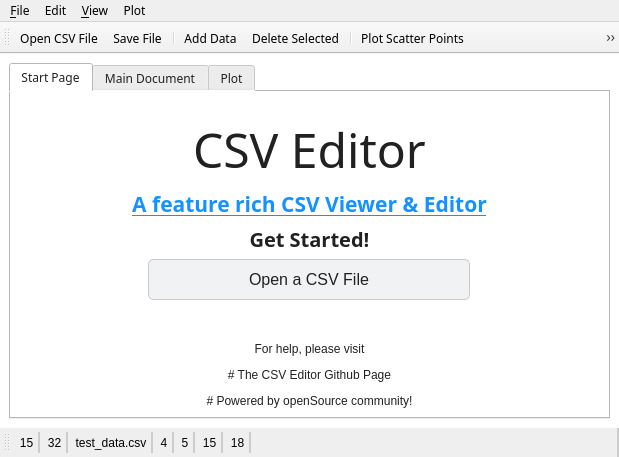
<?xml version="1.0" encoding="UTF-8"?>
<ui version="4.0">
 <class>MainWindow</class>
 <widget class="QMainWindow" name="MainWindow">
  <property name="geometry">
   <rect>
    <x>0</x>
    <y>0</y>
    <width>619</width>
    <height>457</height>
   </rect>
  </property>
  <property name="font">
   <font>
    <family>Google Sans</family>
   </font>
  </property>
  <property name="windowTitle">
   <string>CSV Editor</string>
  </property>
  <property name="windowIcon">
   <iconset>
    <normaloff>../icons/app_icon.png</normaloff>../icons/app_icon.png</iconset>
  </property>
  <property name="styleSheet">
   <string notr="true"/>
  </property>
  <widget class="QWidget" name="centralwidget">
   <property name="styleSheet">
    <string notr="true">QWidget{
background-color: rgb(255, 255, 255);
color: #212121;
}

QPushButton{
border-radius: 3px;
background-color: #f1f2f4;
padding: 5px;
border: 1px solid #cacaca;
box-shadow: 0 2px 5px 0 rgba(0,0,0,.26);
}

QLineEdit{
border-radius: 3px;
padding: 5px;
border: 1px solid #cacaca
}

QTableView::item{
padding: 7px;
font: 300 14px/18px Roboto,sans-serif;
}

QTableView::item:focus{
padding: 0;
}

QScrollBar{
background-color: #e5e5e5;
}



</string>
   </property>
   <layout class="QGridLayout" name="gridLayout">
    <item row="0" column="0">
     <widget class="QTabWidget" name="tabWidget">
      <property name="minimumSize">
       <size>
        <width>127</width>
        <height>0</height>
       </size>
      </property>
      <property name="focusPolicy">
       <enum>Qt::TabFocus</enum>
      </property>
      <property name="tabShape">
       <enum>QTabWidget::Rounded</enum>
      </property>
      <property name="currentIndex">
       <number>0</number>
      </property>
      <property name="movable">
       <bool>false</bool>
      </property>
      <property name="tabBarAutoHide">
       <bool>false</bool>
      </property>
      <widget class="QWidget" name="start_tab">
       <attribute name="title">
        <string>Start Page</string>
       </attribute>
       <attribute name="toolTip">
        <string>Welcome to CSV Editor's start page</string>
       </attribute>
       <layout class="QGridLayout" name="gridLayout_6">
        <item row="0" column="0">
         <layout class="QHBoxLayout" name="horizontalLayout_3">
          <item>
           <layout class="QVBoxLayout" name="verticalLayout_3">
            <item>
             <spacer name="verticalSpacer_2">
              <property name="orientation">
               <enum>Qt::Vertical</enum>
              </property>
              <property name="sizeHint" stdset="0">
               <size>
                <width>20</width>
                <height>20</height>
               </size>
              </property>
             </spacer>
            </item>
            <item alignment="Qt::AlignHCenter">
             <widget class="QLabel" name="label_left_main_title">
              <property name="sizePolicy">
               <sizepolicy hsizetype="Preferred" vsizetype="Preferred">
                <horstretch>0</horstretch>
                <verstretch>1</verstretch>
               </sizepolicy>
              </property>
              <property name="font">
               <font>
                <family>Google Sans</family>
                <pointsize>36</pointsize>
                <weight>50</weight>
                <bold>false</bold>
               </font>
              </property>
              <property name="autoFillBackground">
               <bool>false</bool>
              </property>
              <property name="styleSheet">
               <string notr="true"/>
              </property>
              <property name="text">
               <string>CSV Editor</string>
              </property>
              <property name="margin">
               <number>0</number>
              </property>
             </widget>
            </item>
            <item>
             <widget class="QLabel" name="label_left_sub_title">
              <property name="sizePolicy">
               <sizepolicy hsizetype="Preferred" vsizetype="Preferred">
                <horstretch>0</horstretch>
                <verstretch>1</verstretch>
               </sizepolicy>
              </property>
              <property name="font">
               <font>
                <family>Google Sans</family>
                <pointsize>16</pointsize>
                <weight>75</weight>
                <bold>true</bold>
                <underline>true</underline>
               </font>
              </property>
              <property name="styleSheet">
               <string notr="true">color:rgb(20,146,255);</string>
              </property>
              <property name="text">
               <string>A feature rich CSV Viewer &amp; Editor</string>
              </property>
              <property name="textFormat">
               <enum>Qt::AutoText</enum>
              </property>
              <property name="scaledContents">
               <bool>true</bool>
              </property>
              <property name="alignment">
               <set>Qt::AlignCenter</set>
              </property>
              <property name="wordWrap">
               <bool>true</bool>
              </property>
             </widget>
            </item>
            <item>
             <layout class="QVBoxLayout" name="verticalLayout" stretch="0,0">
              <item>
               <widget class="QLabel" name="label">
                <property name="sizePolicy">
                 <sizepolicy hsizetype="Preferred" vsizetype="Preferred">
                  <horstretch>0</horstretch>
                  <verstretch>1</verstretch>
                 </sizepolicy>
                </property>
                <property name="font">
                 <font>
                  <family>Google Sans</family>
                  <pointsize>15</pointsize>
                  <weight>75</weight>
                  <bold>true</bold>
                 </font>
                </property>
                <property name="text">
                 <string>Get Started!</string>
                </property>
                <property name="scaledContents">
                 <bool>true</bool>
                </property>
                <property name="alignment">
                 <set>Qt::AlignCenter</set>
                </property>
               </widget>
              </item>
              <item alignment="Qt::AlignHCenter">
               <widget class="QPushButton" name="btn_load_csv">
                <property name="sizePolicy">
                 <sizepolicy hsizetype="Maximum" vsizetype="Preferred">
                  <horstretch>2</horstretch>
                  <verstretch>2</verstretch>
                 </sizepolicy>
                </property>
                <property name="minimumSize">
                 <size>
                  <width>100</width>
                  <height>0</height>
                 </size>
                </property>
                <property name="font">
                 <font>
                  <pointsize>12</pointsize>
                  <weight>50</weight>
                  <bold>false</bold>
                 </font>
                </property>
                <property name="styleSheet">
                 <string notr="true">padding:10px;
border-radius:5px;
border-color: #cacaca;
width:300px;</string>
                </property>
                <property name="text">
                 <string>Open a CSV File</string>
                </property>
                <property name="icon">
                 <iconset>
                  <normaloff>../icons/app_icon_bw.png</normaloff>../icons/app_icon_bw.png</iconset>
                </property>
               </widget>
              </item>
             </layout>
            </item>
            <item>
             <spacer name="verticalSpacer">
              <property name="orientation">
               <enum>Qt::Vertical</enum>
              </property>
              <property name="sizeHint" stdset="0">
               <size>
                <width>20</width>
                <height>40</height>
               </size>
              </property>
             </spacer>
            </item>
            <item>
             <widget class="QLabel" name="label_2">
              <property name="text">
               <string>&lt;html&gt;&lt;head/&gt;&lt;body&gt;&lt;p align=&quot;center&quot;&gt;&lt;span style=&quot; font-size:9pt;&quot;&gt;For help, please visit&lt;/span&gt;&lt;/p&gt;&lt;p align=&quot;center&quot;&gt;&lt;span style=&quot; font-size:9pt;&quot;&gt;# The CSV Editor Github Page&lt;/span&gt;&lt;/p&gt;&lt;p align=&quot;center&quot;&gt;&lt;span style=&quot; font-size:9pt;&quot;&gt;# Powered by openSource community!&lt;/span&gt;&lt;/p&gt;&lt;/body&gt;&lt;/html&gt;</string>
              </property>
              <property name="alignment">
               <set>Qt::AlignBottom|Qt::AlignHCenter</set>
              </property>
              <property name="wordWrap">
               <bool>true</bool>
              </property>
             </widget>
            </item>
           </layout>
          </item>
         </layout>
        </item>
       </layout>
      </widget>
      <widget class="QWidget" name="main_document_tab">
       <property name="focusPolicy">
        <enum>Qt::NoFocus</enum>
       </property>
       <attribute name="title">
        <string>Main Document</string>
       </attribute>
       <layout class="QGridLayout" name="gridLayout_2">
        <item row="0" column="0">
         <widget class="QTableWidget" name="csv_data_table"/>
        </item>
       </layout>
      </widget>
      <widget class="QWidget" name="plot_tab">
       <attribute name="title">
        <string>Plot</string>
       </attribute>
       <layout class="QGridLayout" name="gridLayout_3" rowstretch="0,1">
        <item row="1" column="0">
         <layout class="QHBoxLayout" name="horizontalLayout">
          <property name="topMargin">
           <number>10</number>
          </property>
          <item>
           <layout class="QHBoxLayout" name="plot_frame_horizontal">
            <property name="topMargin">
             <number>0</number>
            </property>
           </layout>
          </item>
         </layout>
        </item>
        <item row="0" column="0">
         <layout class="QHBoxLayout" name="horizontalLayout_2" stretch="0,0,0,0,0,0,0">
          <property name="spacing">
           <number>6</number>
          </property>
          <property name="sizeConstraint">
           <enum>QLayout::SetFixedSize</enum>
          </property>
          <item>
           <widget class="QPushButton" name="btn_save_plot">
            <property name="toolTip">
             <string>The PNG file would have perfect plotting as opposed to maybe cramped plot here</string>
            </property>
            <property name="text">
             <string>Save Plot PNG</string>
            </property>
           </widget>
          </item>
          <item>
           <widget class="QPushButton" name="btn_close_plot">
            <property name="text">
             <string>Close Plot</string>
            </property>
           </widget>
          </item>
          <item>
           <spacer name="horizontalSpacer">
            <property name="orientation">
             <enum>Qt::Horizontal</enum>
            </property>
            <property name="sizeHint" stdset="0">
             <size>
              <width>40</width>
              <height>20</height>
             </size>
            </property>
           </spacer>
          </item>
          <item>
           <widget class="QLineEdit" name="input_plot_title">
            <property name="maxLength">
             <number>50</number>
            </property>
            <property name="placeholderText">
             <string>Plot Title</string>
            </property>
           </widget>
          </item>
          <item>
           <widget class="QPushButton" name="btn_set_plot_title">
            <property name="text">
             <string>Set Title</string>
            </property>
           </widget>
          </item>
          <item>
           <widget class="QRadioButton" name="radio_plot_xy">
            <property name="styleSheet">
             <string notr="true">QRadioButton{
padding:5px;
}</string>
            </property>
            <property name="text">
             <string>Plot (x,y)</string>
            </property>
            <property name="checked">
             <bool>true</bool>
            </property>
           </widget>
          </item>
          <item>
           <widget class="QRadioButton" name="radio_plot_yx">
            <property name="styleSheet">
             <string notr="true">QRadioButton{
padding:5px;
}</string>
            </property>
            <property name="text">
             <string>Plot (y,x)</string>
            </property>
           </widget>
          </item>
         </layout>
        </item>
       </layout>
      </widget>
     </widget>
    </item>
   </layout>
  </widget>
  <widget class="QMenuBar" name="menubar">
   <property name="geometry">
    <rect>
     <x>0</x>
     <y>0</y>
     <width>619</width>
     <height>21</height>
    </rect>
   </property>
   <widget class="QMenu" name="menuFile">
    <property name="title">
     <string>&amp;File</string>
    </property>
    <addaction name="action_load_file"/>
    <addaction name="action_close_file"/>
    <addaction name="separator"/>
    <addaction name="action_add_data"/>
    <addaction name="separator"/>
    <addaction name="action_save_file"/>
    <addaction name="action_save_plot_png"/>
    <addaction name="separator"/>
    <addaction name="action_exit"/>
   </widget>
   <widget class="QMenu" name="menuEdit">
    <property name="title">
     <string>Edit</string>
    </property>
    <addaction name="action_edit_data"/>
    <addaction name="action_delete_selected"/>
   </widget>
   <widget class="QMenu" name="menuPlot">
    <property name="title">
     <string>Plot</string>
    </property>
    <addaction name="action_plot_scatter_points"/>
    <addaction name="action_plot_scatter_points_lines"/>
    <addaction name="action_plot_lines"/>
   </widget>
   <widget class="QMenu" name="menu_View">
    <property name="title">
     <string>&amp;View</string>
    </property>
    <addaction name="action_column_layout"/>
   </widget>
   <addaction name="menuFile"/>
   <addaction name="menuEdit"/>
   <addaction name="menu_View"/>
   <addaction name="menuPlot"/>
  </widget>
  <widget class="QToolBar" name="toolBar">
   <property name="windowTitle">
    <string>toolBar</string>
   </property>
   <attribute name="toolBarArea">
    <enum>TopToolBarArea</enum>
   </attribute>
   <attribute name="toolBarBreak">
    <bool>false</bool>
   </attribute>
   <addaction name="action_toolbar_open_file"/>
   <addaction name="action_toolbar_save_file"/>
   <addaction name="separator"/>
   <addaction name="action_toolbar_add_data"/>
   <addaction name="action_toolbar_delete_selected"/>
   <addaction name="separator"/>
   <addaction name="action_toolbar_plot_scatter_points"/>
   <addaction name="action_toolbar_plot_scatter_points_lines"/>
   <addaction name="action_toolbar_plot_lines"/>
   <addaction name="action_toolbar_save_plot_png"/>
  </widget>
  <widget class="QToolBar" name="toolbar_bottom_info">
   <property name="windowTitle">
    <string>toolBar_2</string>
   </property>
   <property name="autoFillBackground">
    <bool>false</bool>
   </property>
   <property name="styleSheet">
    <string notr="true">QWidget{
border: 2px solid;
border-color: transparent #ccc transparent transparent
}</string>
   </property>
   <attribute name="toolBarArea">
    <enum>BottomToolBarArea</enum>
   </attribute>
   <attribute name="toolBarBreak">
    <bool>false</bool>
   </attribute>
   <addaction name="action_toolbar_bottom_column_count"/>
   <addaction name="action_toolbar_bottom_row_count"/>
   <addaction name="action_toolbar_bottom_source"/>
   <addaction name="action_toolbar_bottom_column"/>
   <addaction name="action_toolbar_bottom_row"/>
   <addaction name="action_toolbar_bottom_selected_cells"/>
   <addaction name="action_toolbar_bottom_text_length"/>
  </widget>
  <action name="action_load_file">
   <property name="text">
    <string>&amp;Load File</string>
   </property>
  </action>
  <action name="action_close_file">
   <property name="text">
    <string>&amp;Close File</string>
   </property>
  </action>
  <action name="action_save_file">
   <property name="text">
    <string>&amp;Save</string>
   </property>
  </action>
  <action name="action_edit_data">
   <property name="text">
    <string>Edit Data</string>
   </property>
  </action>
  <action name="action_save_as">
   <property name="text">
    <string>Save as</string>
   </property>
  </action>
  <action name="action_exit">
   <property name="text">
    <string>&amp;Exit</string>
   </property>
  </action>
  <action name="action_add_data">
   <property name="text">
    <string>&amp;Add Data Row</string>
   </property>
  </action>
  <action name="action_column_layout">
   <property name="text">
    <string>Show/Hide Columns</string>
   </property>
  </action>
  <action name="action_toolbar_add_data">
   <property name="icon">
    <iconset>
     <normaloff>../icons/add_icon.png</normaloff>../icons/add_icon.png</iconset>
   </property>
   <property name="text">
    <string>Add Data</string>
   </property>
   <property name="toolTip">
    <string>Add Row to the table</string>
   </property>
  </action>
  <action name="action_toolbar_delete_selected">
   <property name="icon">
    <iconset>
     <normaloff>../icons/delete_icon.png</normaloff>../icons/delete_icon.png</iconset>
   </property>
   <property name="text">
    <string>Delete Selected</string>
   </property>
   <property name="toolTip">
    <string>Delete Selected</string>
   </property>
  </action>
  <action name="action_toolbar_plot_scatter_points">
   <property name="icon">
    <iconset>
     <normaloff>../icons/scatter_plot_icon.png</normaloff>../icons/scatter_plot_icon.png</iconset>
   </property>
   <property name="text">
    <string>Plot Scatter Points</string>
   </property>
   <property name="toolTip">
    <string>Plot Scatter Points</string>
   </property>
  </action>
  <action name="action_toolbar_plot_scatter_points_lines">
   <property name="icon">
    <iconset>
     <normaloff>../icons/scatter_line_plot_icon.png</normaloff>../icons/scatter_line_plot_icon.png</iconset>
   </property>
   <property name="text">
    <string>Plot Scatter Points with Smooth Lines</string>
   </property>
   <property name="toolTip">
    <string>Plot Scatter Points with Smooth Lines</string>
   </property>
  </action>
  <action name="action_toolbar_plot_lines">
   <property name="icon">
    <iconset>
     <normaloff>../icons/line_plot_icon.png</normaloff>../icons/line_plot_icon.png</iconset>
   </property>
   <property name="text">
    <string>Plot Lines</string>
   </property>
   <property name="toolTip">
    <string>Plot Lines</string>
   </property>
  </action>
  <action name="action_toolbar_save_file">
   <property name="icon">
    <iconset>
     <normaloff>../icons/save_icon.png</normaloff>../icons/save_icon.png</iconset>
   </property>
   <property name="text">
    <string>Save File</string>
   </property>
   <property name="toolTip">
    <string>Save current table to CSV file</string>
   </property>
   <property name="shortcut">
    <string>Ctrl+S</string>
   </property>
  </action>
  <action name="action_toolbar_open_file">
   <property name="icon">
    <iconset>
     <normaloff>../icons/open_file_icon.png</normaloff>../icons/open_file_icon.png</iconset>
   </property>
   <property name="text">
    <string>Open CSV File</string>
   </property>
   <property name="toolTip">
    <string>Open CSV File</string>
   </property>
   <property name="shortcut">
    <string>Ctrl+O</string>
   </property>
  </action>
  <action name="action_plot_scatter_points">
   <property name="text">
    <string>Scatter Points</string>
   </property>
  </action>
  <action name="action_plot_scatter_points_lines">
   <property name="text">
    <string>Scatter Points with Smooth Lines</string>
   </property>
  </action>
  <action name="action_plot_lines">
   <property name="text">
    <string>Lines</string>
   </property>
  </action>
  <action name="action_save_plot_png">
   <property name="text">
    <string>Save Plot as PNG</string>
   </property>
  </action>
  <action name="action_toolbar_save_plot_png">
   <property name="icon">
    <iconset>
     <normaloff>../icons/save_plot_png_icon.png</normaloff>../icons/save_plot_png_icon.png</iconset>
   </property>
   <property name="text">
    <string>Save Plot PNG</string>
   </property>
   <property name="toolTip">
    <string>Save Plot as PNG image</string>
   </property>
  </action>
  <action name="action_delete_selected">
   <property name="text">
    <string>Delete Selection</string>
   </property>
  </action>
  <action name="action_toolbar_bottom_column_count">
   <property name="text">
    <string>15</string>
   </property>
  </action>
  <action name="action_toolbar_bottom_row_count">
   <property name="text">
    <string>32</string>
   </property>
  </action>
  <action name="action_toolbar_bottom_source">
   <property name="text">
    <string>test_data.csv</string>
   </property>
  </action>
  <action name="action_toolbar_bottom_column">
   <property name="text">
    <string>4</string>
   </property>
  </action>
  <action name="action_toolbar_bottom_row">
   <property name="text">
    <string>5</string>
   </property>
   <property name="font">
    <font/>
   </property>
  </action>
  <action name="action_toolbar_bottom_selected_cells">
   <property name="text">
    <string>15</string>
   </property>
  </action>
  <action name="action_toolbar_bottom_text_length">
   <property name="text">
    <string>18</string>
   </property>
  </action>
 </widget>
 <resources/>
 <connections/>
</ui>
